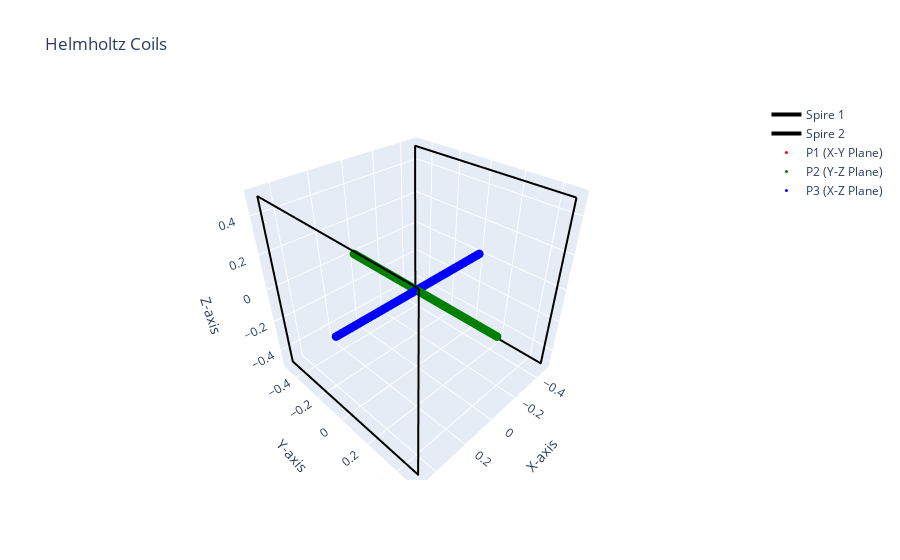

Notebook source saved alongside this figure:
### Code cell
# Generar grid
#X, Y = test_3.generate_range(X_coil.a*3/4, grid_length_size)
#X = np.array([0])  # Convertir a un arreglo de NumPy
#Y = np.array([0])
# Crear X de -a a a
grid_length_size = 0.01
X = np.arange(-X_coil.a, X_coil.a, grid_length_size)

# Crear Y como un arreglo de ceros con el mismo tamaño que X
Y = np.zeros_like(X)

hplot.plot_grid(X, Y, f)
